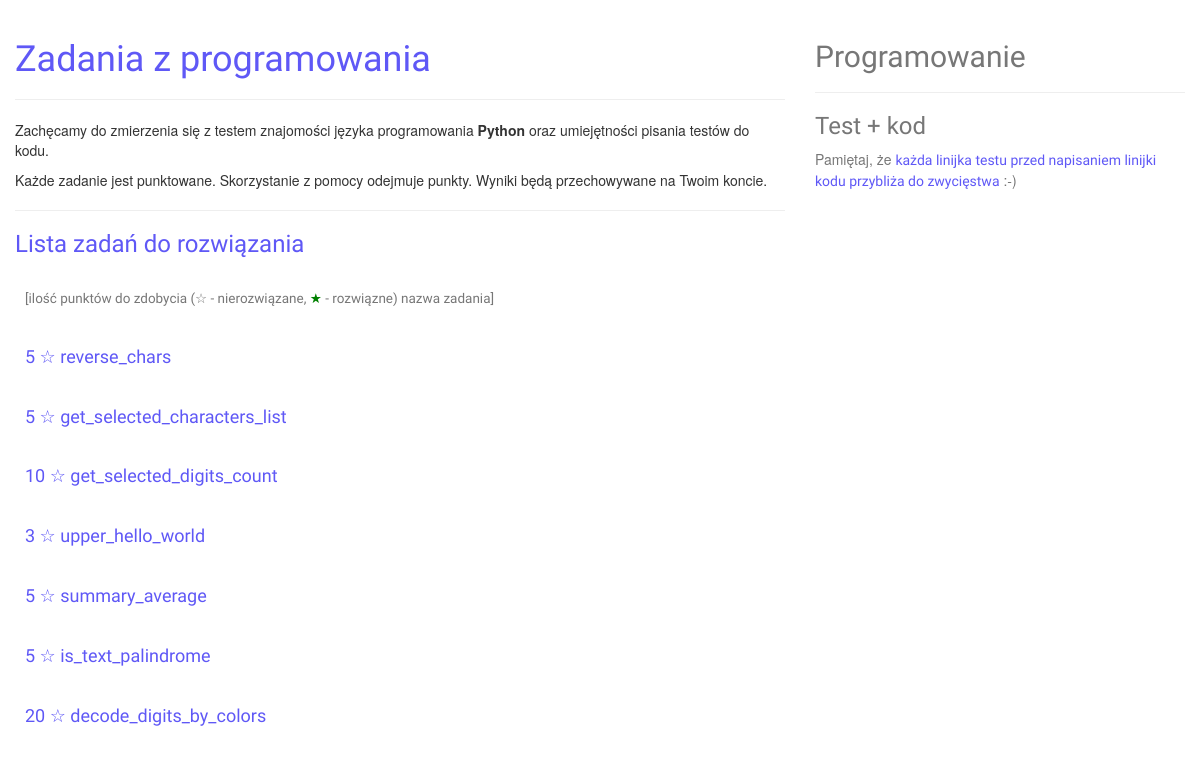
/zadania.html (signed in), run on an earlier commit of the app's database.
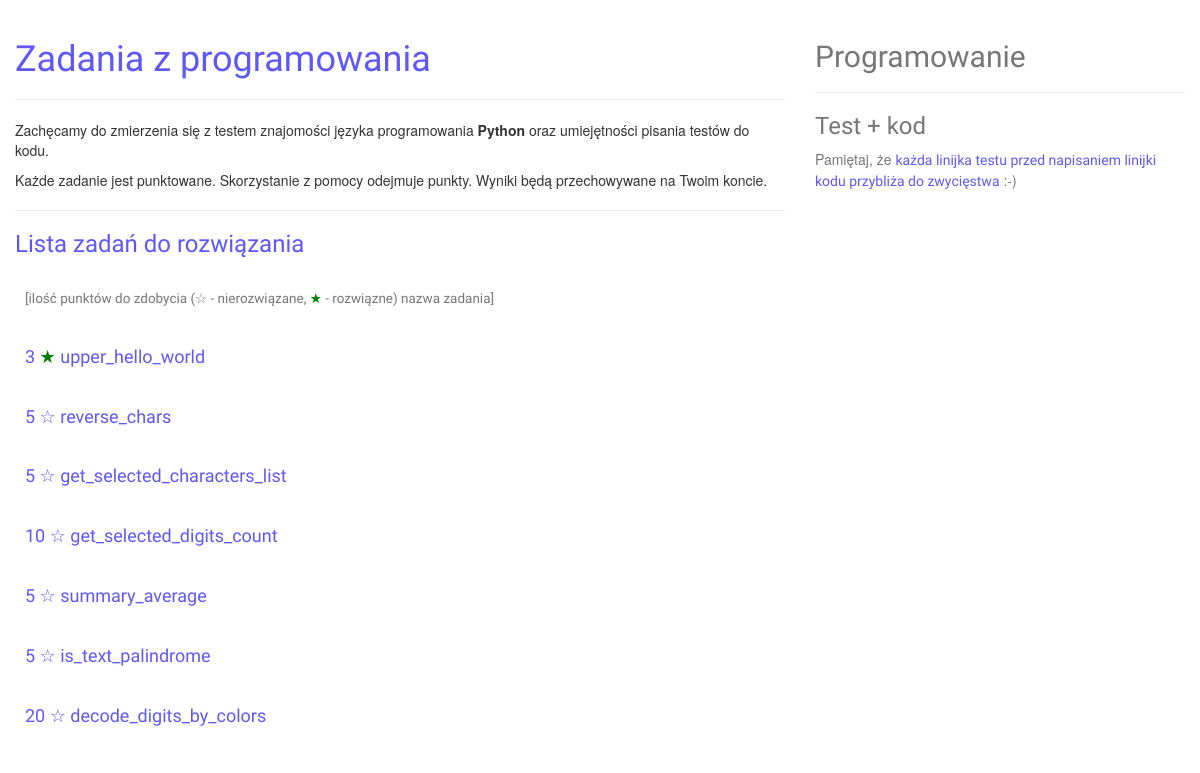
And on a later commit of the database.
### mainapp/models.py (models this page shows, shortened)
class TaskSolution(models.Model):
    MAX_HINT_NO = 5
    task = models.ForeignKey(Task, null=False, blank=False, on_delete=models.DO_NOTHING)
    user = models.ForeignKey(User, null=False, blank=False, on_delete=models.DO_NOTHING)
    is_finished = models.BooleanField(default=False)
    suggestions_count = models.PositiveIntegerField(default=0, blank=False, null=False)
    solution_code_block = models.TextField(max_length=4000)
    solution_additional_tests_code_block = models.TextField(max_length=4000, blank=False, null=False)
    student_comments = models.TextField(max_length=256, blank=False, null=False)
    is_surrender = models.BooleanField(default=False)
    time_spent_seconds = models.PositiveIntegerField(null=False, default=0)

class Task(models.Model):
    name = models.CharField(max_length=128)
    is_visible = models.BooleanField(default=False)
    desc = models.TextField(max_length=1024)
    intro = models.TextField(max_length=1024, null=True, blank=True)
    code = models.TextField(max_length=4000)
    tests = models.TextField(max_length=4000)
    suggestion_1 = models.TextField(max_length=1024, null=True, blank=True)
    suggestion_2 = models.TextField(max_length=1024, null=True, blank=True)
    suggestion_3 = models.TextField(max_length=1024, null=True, blank=True)
    suggestion_4 = models.TextField(max_length=1024, null=True, blank=True)
    suggestion_5 = models.TextField(max_length=1024, null=True, blank=True)
    level = models.PositiveIntegerField(default=0, blank=False, null=False)
    points = models.PositiveIntegerField(default=5, blank=False, null=False)
    my_order = models.PositiveIntegerField(default=1, blank=False, null=False)
    class Meta(object):
        ordering = ('my_order',)

### mainapp/views.py (the view)
class TasksPageView(LoginRequiredMixin, TemplateView):
    template_name = 'mainapp/tasks.html'
    def get_context_data(self, **kwargs):
        tasks_data = Task.objects.order_by('my_order').select_related().filter(is_visible=True)
        tasks = []
        for task in tasks_data:
            try:
                task_solution = TaskSolution.objects.get(task_id=task.id, user_id=self.request.user.id)
            except TaskSolution.DoesNotExist:
                task_solution = None
            tasks.append({
                'id': task.id,
                'points': task.points,
                'name': task.name,
                'task_solution': task_solution,
            })
        return {'tasks': tasks}

### mainapp/context_processors.py (called while the page is built)
def frontend(request):
    user = getattr(request, 'user', None)
    is_authenticated = bool(user and user.is_authenticated)
    return {
        'frontend_context': {
            'isAuthenticated': is_authenticated,
            'userId': user.id if is_authenticated else None,
            'username': user.get_username() if is_authenticated else '',
            'csrfToken': get_token(request),
            'staticUrl': settings.STATIC_URL,
        }
    }

### mainapp/templates/mainapp/tasks.html (shortened to what this page needs)
{% extends 'mainapp/base.html' %}
{% load bootstrap3 %}
{% block bootstrap3_content %}
{% if user.is_authenticated %}
<div class="container-fluid">
	<div class="row">
		<div class="col-md-8">
			<div class="page-header">
				<h1>
					Zadania z programowania
				</h1>
			</div>
            <p>Zachęcamy do zmierzenia się z testem znajomości języka programowania <b>Python</b> oraz umiejętności pisania testów do kodu.</p>
            <p>Każde zadanie jest punktowane. Skorzystanie z pomocy odejmuje punkty. Wyniki będą przechowywane na Twoim koncie.</p>
            <hr />
			<h3>
                Lista zadań do rozwiązania
			</h3>
            <div class="row">
				<div class="col-md-12">
					<div class="caption" style="padding: 10px;">
						<div>
							<h4><small>[ilość punktów do zdobycia (☆ - nierozwiązane, <span style="color: green;">★</span> - rozwiązne) nazwa zadania]</small></h4>
						</div>
					</div>
					{% for task in tasks %}
						<div class="caption" style="padding: 10px;">
							<h4>{{ task.points }}
							{% if task.task_solution.is_finished %}
								<span style="color: green;">★</span>
							{% else %}
								☆
							{% endif %}
							<a href="/zadania/{{ task.id }}.html">{{ task.name }}</a></h4>
						</div>
					{% empty %}
						<div class="text-warning" style="padding: 20px;">Nie dodano żadnego zadania. Opublikujemy niebawem :-)</div>
					{% endfor %}
				</div>
            </div>
		</div>
		<div class="col-md-4">
			<div class="page-header">
				<h2 class="text-muted">
                Programowanie
				</h2>
			</div>
			<h3 class="text-muted">
				Test + kod
			</h3>
			<p class="text-muted">
				Pamiętaj, że <a href="https://pl.wikipedia.org/wiki/Test-driven_development">każda linijka testu przed napisaniem linijki kodu przybliża do zwycięstwa</a> :-)
			</p>
		</div>
	</div>
</div>
{% endif %}
{% endblock %}

What changed in the data, as far as the page shows it:
changed TaskSolution "upper_hello_world": is_finished "☆" → "★"; moves up the list
